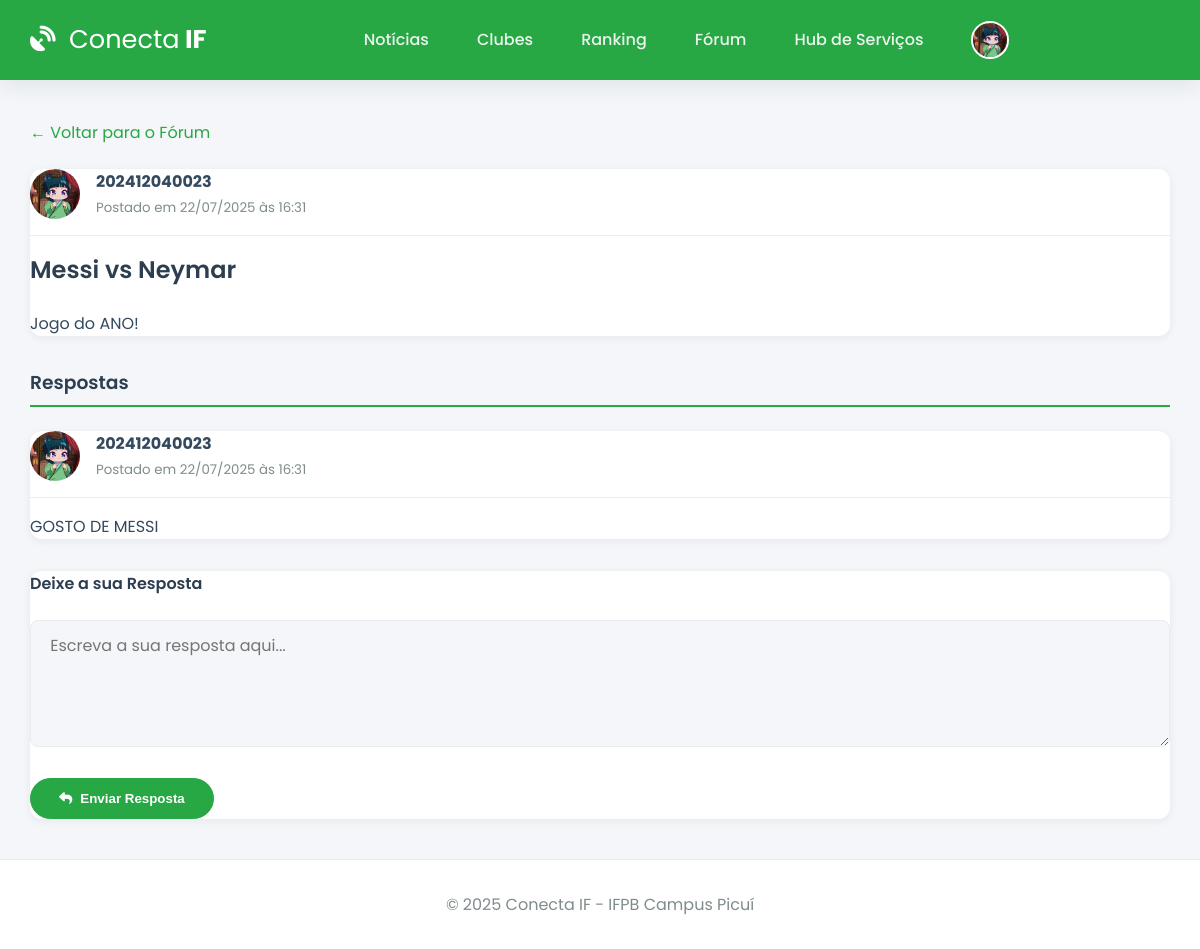
The page /forum/topico/1 (signed in) on the database as committed earlier.
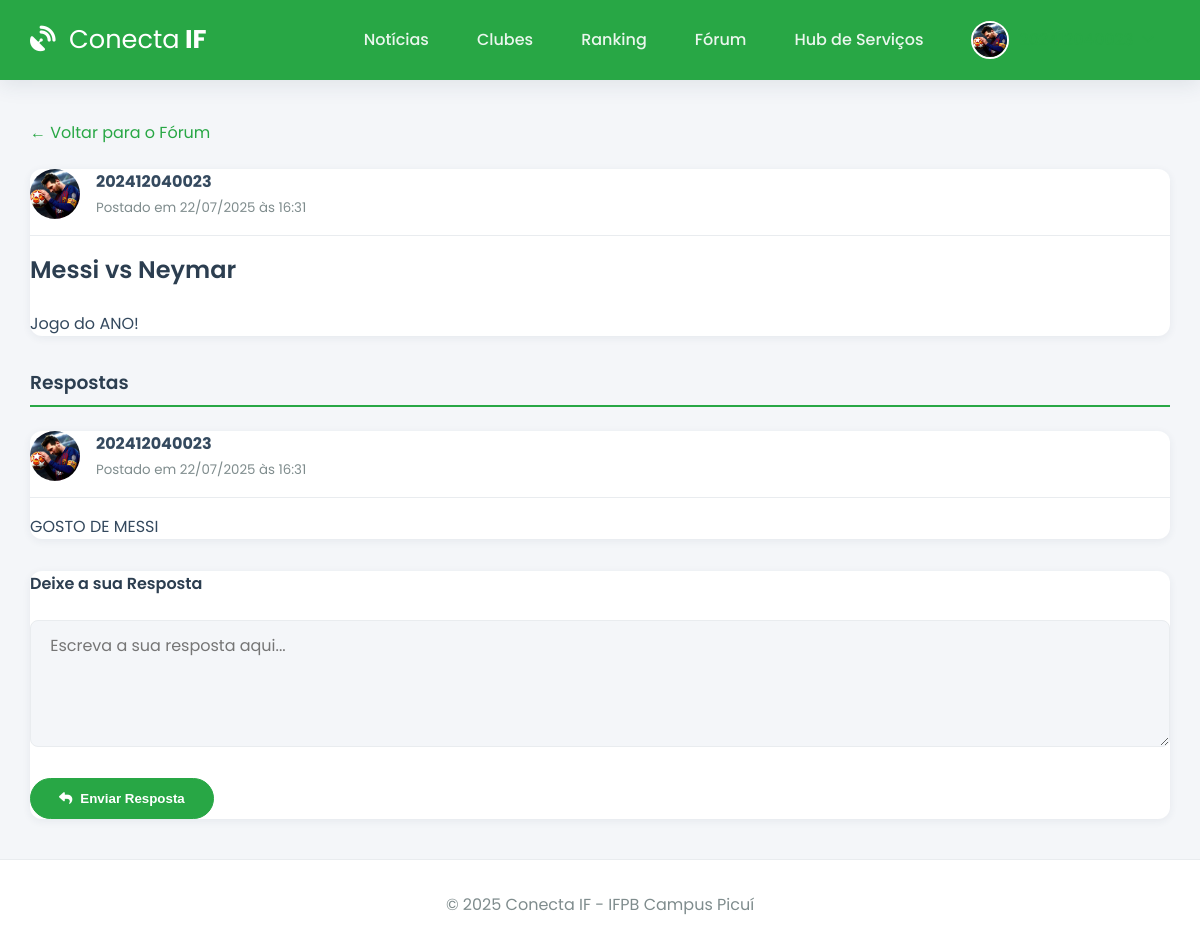
The same page on the database as committed later.
### app.py (models this page shows, shortened)
class User(db.Model):
    id = db.Column(db.Integer, primary_key=True)
    email = db.Column(db.String(120), unique=True, nullable=False)
    username = db.Column(db.String(12), unique=True, nullable=False)
    password_hash = db.Column(db.String(256), nullable=False)
    image_file = db.Column(db.String(100), nullable=False, default='default.jpg')
    eventos_inscritos = db.relationship('Evento', secondary=inscricao_evento_tabela, back_populates='alunos_inscritos', lazy='dynamic')
    clubes_membro = db.relationship('Clube', secondary=membros_clube_tabela, back_populates='membros', lazy='dynamic')
    topicos_criados = db.relationship('ForumTopico', backref='autor', lazy='dynamic', cascade="all, delete-orphan")
    posts_criados = db.relationship('ForumPost', backref='autor', lazy='dynamic', cascade="all, delete-orphan")

class ForumTopico(db.Model):
    id = db.Column(db.Integer, primary_key=True)
    titulo = db.Column(db.String(200), nullable=False)
    conteudo = db.Column(db.Text, nullable=False)
    data_criacao = db.Column(db.DateTime, nullable=False, default=lambda: datetime.now(timezone.utc))
    user_id = db.Column(db.Integer, db.ForeignKey('user.id'), nullable=False)
    posts = db.relationship('ForumPost', backref='topico', lazy='dynamic', cascade="all, delete-orphan")

class ForumPost(db.Model):
    id = db.Column(db.Integer, primary_key=True)
    conteudo = db.Column(db.Text, nullable=False)
    data_criacao = db.Column(db.DateTime, nullable=False, default=lambda: datetime.now(timezone.utc))
    user_id = db.Column(db.Integer, db.ForeignKey('user.id'), nullable=False)
    topico_id = db.Column(db.Integer, db.ForeignKey('forum_topico.id'), nullable=False)

### app.py (the view, shortened to what this page needs)
@app.route('/forum/topico/<int:topico_id>', methods=['GET', 'POST'])
@login_required
def detalhe_topico(topico_id):
    topico = ForumTopico.query.get_or_404(topico_id)
    posts = topico.posts.order_by(ForumPost.data_criacao.asc()).all()
    return render_template('detalhe_topico.html', topico=topico, posts=posts)

### app.py (called while the page is built)
@app.before_request
def load_logged_in_user():
    user_id = session.get('user_id')
    g.user = User.query.get(user_id) if user_id else None
    if user_id and g.user is None:
        session.clear()

def login_required(f):
    @wraps(f)
    def decorated_function(*args, **kwargs):
        if g.user is None:
            flash('Você precisa fazer login para acessar esta página.', 'warning')
            return redirect(url_for('login'))
        return f(*args, **kwargs)
    return decorated_function

@app.context_processor
def inject_user_and_year():
    return dict(current_user_data=g.user, current_year=datetime.now(timezone.utc).year)

### templates/detalhe_topico.html (shortened to what this page needs)
{% extends 'base.html' %}
{% block content %}
    <div class="back-link-container">
        <a href="{{ url_for('forum') }}">&larr; Voltar para o Fórum</a>
    </div>
    <div class="card topic-post">
        <div class="post-header">
            <img src="{{ url_for('static', filename='profile_pics/' + topico.autor.image_file) }}" class="post-author-img">
            <div class="post-author-info">
                <strong>{{ topico.autor.username }}</strong>
                <small>Postado em {{ topico.data_criacao.strftime('%d/%m/%Y às %H:%M') }}</small>
            </div>
        </div>
        <div class="post-body">
            <h2>{{ topico.titulo }}</h2>
            <p>{{ topico.conteudo }}</p>
        </div>
    </div>
    <h3 class="page-header" style="margin-top: 2rem;">Respostas</h3>
    <div class="post-thread">
        {% for post in posts %}
            <div class="card post">
                 <div class="post-header">
                    <img src="{{ url_for('static', filename='profile_pics/' + post.autor.image_file) }}" class="post-author-img">
                    <div class="post-author-info">
                        <strong>{{ post.autor.username }}</strong>
                        <small>Postado em {{ post.data_criacao.strftime('%d/%m/%Y às %H:%M') }}</small>
                    </div>
                </div>
                <div class="post-body">
                    <p>{{ post.conteudo }}</p>
                </div>
            </div>
        {% else %}
            <p class="text-muted">Nenhuma resposta ainda. Seja o primeiro a responder!</p>
        {% endfor %}
    </div>
    <div class="card reply-card">
        <h4>Deixe a sua Resposta</h4>
        <form method="POST">
            <div class="form-group">
                <textarea name="conteudo" class="form-input" rows="4" placeholder="Escreva a sua resposta aqui..." required></textarea>
            </div>
            <button type="submit" class="btn"><i class="fas fa-reply"></i> Enviar Resposta</button>
        </form>
    </div>
{% endblock %}

### templates/base.html (shortened to what this page needs)
<!DOCTYPE html>
<html lang="pt-br">
<head>
    <link rel="stylesheet" href="https://cdnjs.cloudflare.com/ajax/libs/font-awesome/6.5.2/css/all.min.css" />
    <link rel="stylesheet" href="{{ url_for('static', filename='css/style.css') }}">
</head>
<body>
    <header class="header">
        <div class="container">
            <nav class="navbar">
                <a class="navbar-brand" href="{{ url_for('noticias') if current_user_data else url_for('login') }}">
                    <i class="fas fa-satellite-dish"></i> <strong>Conecta</strong> IF
                </a>
                <div class="nav-links" id="nav-links">
                    {% if current_user_data %}
                        <a class="nav-item" href="{{ url_for('noticias') }}">Notícias</a>
                        <a class="nav-item" href="{{ url_for('clubes') }}">Clubes</a>
                        <a class="nav-item" href="{{ url_for('ranking') }}">Ranking</a>
                        <a class="nav-item" href="{{ url_for('forum') }}">Fórum</a>
                        <a class="nav-item" href="{{ url_for('hub_servicos') }}">Hub de Serviços</a>
                        <div class="nav-item user-menu">
                             <a class="user-menu-trigger" href="#">
                                 <img src="{{ url_for('static', filename='profile_pics/' + current_user_data.image_file) }}" class="nav-profile-image">
                                 <span>{{ current_user_data.username }}</span> <i class="fas fa-chevron-down dropdown-icon"></i>
                            </a>
                        </div>
                    {% else %}
                        <a href="{{ url_for('login') }}" class="nav-item">Entrar</a>
                        <a href="{{ url_for('register') }}" class="nav-item btn btn-outline">Registar</a>
                    {% endif %}
                </div>
            </nav>
        </div>
    </header>
    <main class="container">
        {% block content %}{% endblock %}
    </main>
    <footer class="footer">
        <p>&copy; {{ current_year }} Conecta IF - IFPB Campus Picuí</p>
    </footer>
</body>
</html>

### static/css/style.css (style rules this page uses)
:root { --ifpb-green: #28a745; --ifpb-green-dark: #218838; --dark-blue: #2c3e50; --light-gray: #ecf0f1; --medium-gray: #bdc3c7; --text-color: #34495e; --light-text: #7f8c8d; --background-color: #f4f6f9; --surface-color: #ffffff; --border-color: #e9ecef; --font-family-base: 'Poppins', sans-serif; --shadow-sm: 0 2px 8px rgba(44, 62, 80, 0.07); --shadow-md: 0 5px 20px rgba(44, 62, 80, 0.1); --border-radius: 12px; }
* { box-sizing: border-box; margin: 0; padding: 0; }
html { height: 100%; }
body { font-family: var(--font-family-base); background-color: var(--background-color); color: var(--text-color); display: flex; flex-direction: column; min-height: 100%; }
.container { width: 95%; max-width: 1200px; margin: 0 auto; }
main.container { flex-grow: 1; padding-top: 2.5rem; padding-bottom: 2.5rem; }
h1, h2, h3, h4 { font-weight: 600; color: var(--dark-blue); margin-bottom: 1.5rem; }
a { color: var(--ifpb-green); text-decoration: none; transition: color 0.2s; }
.header { background-color: var(--ifpb-green); padding: 0.8rem 0; box-shadow: var(--shadow-md); position: sticky; top: 0; z-index: 1000; }
.navbar { display: flex; justify-content: space-between; align-items: center; }
.navbar-brand { font-weight: 700; font-size: 1.6rem; color: var(--surface-color); }
.navbar-brand i { margin-right: 0.5rem; }
.navbar-brand strong { font-weight: 400; }
.nav-links { display: flex; align-items: center; gap: 1rem; }
.nav-item { color: rgba(255, 255, 255, 0.9); font-weight: 500; padding: 0.5rem 1rem; border-radius: var(--border-radius); transition: background-color 0.2s; }
.nav-profile-image { width: 38px; height: 38px; border-radius: 50%; margin-right: 10px; object-fit: cover; border: 2px solid var(--surface-color); }
.user-menu { position: relative; }
.user-menu-trigger { display: flex; align-items: center; cursor: pointer; }
.user-menu-trigger .dropdown-icon { font-size: 0.8em; margin-left: 0.5rem; transition: transform 0.2s; }
.card { background-color: var(--surface-color); border-radius: var(--border-radius); box-shadow: var(--shadow-sm); transition: all 0.3s ease-in-out; display: flex; flex-direction: column; height: 100%; }
.btn { background-color: var(--ifpb-green); border: 1px solid var(--ifpb-green); color: #fff; font-weight: 600; padding: 0.75rem 1.75rem; border-radius: 50px; transition: all 0.3s ease; cursor: pointer; text-align: center; display: inline-flex; align-items: center; gap: 0.5rem; justify-content: center; }
.form-group { margin-bottom: 1.5rem; text-align: left; }
.form-input, textarea.form-input { width: 100%; padding: 0.8rem 1.2rem; border-radius: 0.5rem; border: 1px solid var(--border-color); background-color: var(--background-color); transition: all 0.2s; font-size: 1rem; font-family: var(--font-family-base); }
.page-header { border-bottom: 2px solid var(--ifpb-green); padding-bottom: 0.5rem; }
.back-link-container { margin-bottom: 1.5rem; }
.post-header { display: flex; align-items: center; gap: 1rem; padding-bottom: 1rem; border-bottom: 1px solid var(--border-color); margin-bottom: 1rem; }
.post-author-img { width: 50px; height: 50px; border-radius: 50%; object-fit: cover; }
.post-author-info strong { display: block; }
.post-author-info small { color: var(--light-text); }
.post-thread { display: grid; gap: 1.5rem; }
.reply-card { margin-top: 2rem; }
.footer { padding: 2rem 0; background-color: var(--surface-color); text-align: center; margin-top: auto; border-top: 1px solid var(--border-color); }
.footer p { margin: 0; color: var(--light-text); }

Rows that differ between the two databases and show on the page:
changed User: image_file: picture added in place of a placeholder
changed through a linked row, ForumPost "GOSTO DE MESSI": image_file: picture added in place of a placeholder
